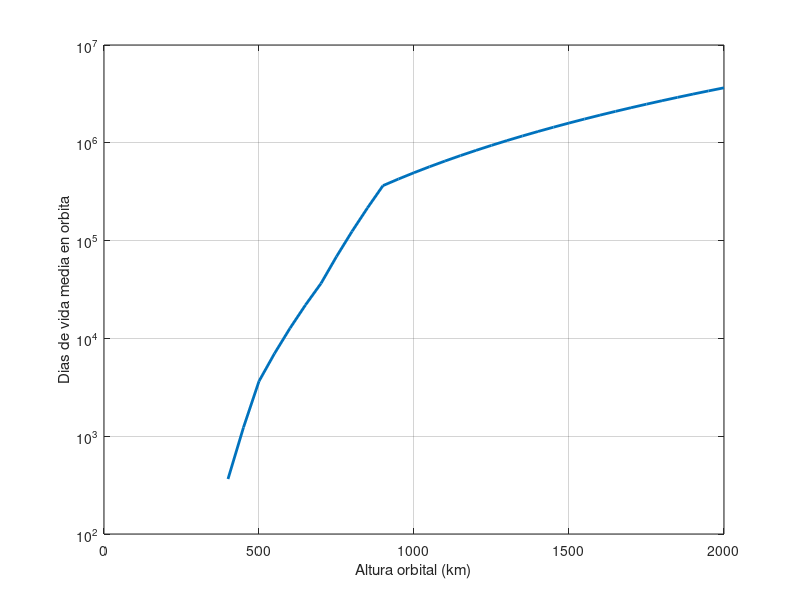

The MATLAB source for this figure:
% Datos aproximados de vida útil en días para diferentes altitudes (de 400 a 2000 km)
% Basado en la tabla y la información de la fuente consultada

altitudes = 400:50:2000; % de 400 a 2000 km en pasos de 50 km

% Función para calcular la vida útil en días
function days = lifetime_days(alt)
    % Aproximación basada en la tabla y la tendencia logarítmica
    % 400 km: 1 año (365 días), 500 km: 10 años (3650 días), 
    % 700 km: 100 años (36500 días), 900 km: 1000 años (365000 días)
    % Ajuste logarítmico entre los puntos conocidos
    
    if alt < 400
        days = 0;
    elseif alt <= 500
        % Interpolación logarítmica entre 400 y 500 km
        days = exp(interp1([log(400), log(500)], [log(365), log(3650)], log(alt)));
    elseif alt <= 700
        days = exp(interp1([log(500), log(700)], [log(3650), log(36500)], log(alt)));
    elseif alt <= 900
        days = exp(interp1([log(700), log(900)], [log(36500), log(365000)], log(alt)));
    else
        % Por encima de 900 km, extrapolamos logarítmicamente hasta 2000 km
        days = exp(interp1([log(900), log(2000)], [log(365000), log(3650000)], log(alt)));
    end
end

% Calcular las vidas útiles para todas las altitudes
lifetimes = arrayfun(@lifetime_days, altitudes);

% Crear la gráfica
figure('Position', [100, 100, 800, 480]);
plot(altitudes, lifetimes, '-', 'LineWidth', 2);
set(gca, 'YScale', 'log');
xlabel('Altura orbital (km)');
ylabel('Dias de vida media en orbita');
grid on;
set(gca, 'GridLineStyle', '-', 'GridAlpha', 0.2, 'XMinorGrid', 'off', 'YMinorGrid', 'off');
